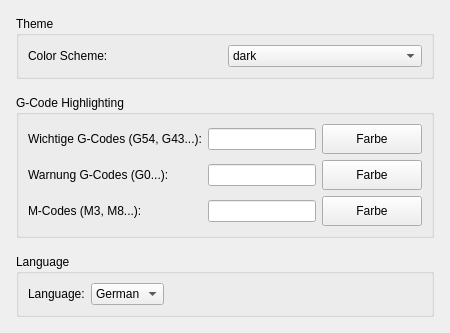
             <widget class="QWidget" name="settings_tab_ui">
              <attribute name="title">
               <string>UI</string>
              </attribute>
              <layout class="QVBoxLayout">
               <property name="spacing">
                <number>16</number>
               </property>
               <property name="margin" stdset="0">
                <number>16</number>
               </property>
               <item>
                <widget class="QGroupBox" name="groupBoxTheme">
                 <property name="title">
                  <string>Theme</string>
                 </property>
                 <layout class="QHBoxLayout">
                  <item>
                   <widget class="QLabel" name="label">
                    <property name="text">
                     <string>Color Scheme:</string>
                    </property>
                   </widget>
                  </item>
                  <item>
                   <widget class="QComboBox" name="combo_theme">
                    <item>
                     <property name="text">
                      <string>dark</string>
                     </property>
                    </item>
                    <item>
                     <property name="text">
                      <string>dark_green</string>
                     </property>
                    </item>
                    <item>
                     <property name="text">
                      <string>dark_orange</string>
                     </property>
                    </item>
                    <item>
                     <property name="text">
                      <string>light</string>
                     </property>
                    </item>
                   </widget>
                  </item>
                 </layout>
                </widget>
               </item>
               
               <item>
                <widget class="QGroupBox" name="groupBox_gc_highlights">
                 <property name="title">
                  <string>G-Code Highlighting</string>
                 </property>
                 <layout class="QGridLayout" name="gridLayout_gc">
                  <item row="0" column="0">
                   <widget class="QLabel" name="lbl_gc_important">
                    <property name="text"><string>Wichtige G-Codes (G54, G43...):</string></property>
                   </widget>
                  </item>
                  <item row="0" column="1">
                   <widget class="QLineEdit" name="le_gc_important"/>
                  </item>
                  <item row="0" column="2">
                   <widget class="QPushButton" name="btn_gc_color_important">
                    <property name="minimumSize"><size><width>100</width><height>30</height></size></property>
                    <property name="text"><string>Farbe</string></property>
                   </widget>
                  </item>
                  <item row="1" column="0">
                   <widget class="QLabel" name="lbl_gc_warning">
                    <property name="text"><string>Warnung G-Codes (G0...):</string></property>
                   </widget>
                  </item>
                  <item row="1" column="1">
                   <widget class="QLineEdit" name="le_gc_warning"/>
                  </item>
                  <item row="1" column="2">
                   <widget class="QPushButton" name="btn_gc_color_warning">
                    <property name="minimumSize"><size><width>100</width><height>30</height></size></property>
                    <property name="text"><string>Farbe</string></property>
                   </widget>
                  </item>
                  <item row="2" column="0">
                   <widget class="QLabel" name="lbl_mc_highlights">
                    <property name="text"><string>M-Codes (M3, M8...):</string></property>
                   </widget>
                  </item>
                  <item row="2" column="1">
                   <widget class="QLineEdit" name="le_mc_highlights"/>
                  </item>
                  <item row="2" column="2">
                   <widget class="QPushButton" name="btn_mc_color">
                    <property name="minimumSize"><size><width>100</width><height>30</height></size></property>
                    <property name="text"><string>Farbe</string></property>
                   </widget>
                  </item>
                 </layout>
                </widget>
               </item>
                 <item>
                  <spacer>
                   <property name="orientation">
                    <enum>Qt::Orientation::Horizontal</enum>
                   </property>
                   <property name="sizeHint" stdset="0">
                    <size>
                     <width>0</width>
                     <height>0</height>
                    </size>
                   </property>
                  </spacer>
                 </item>
              <item>
               <widget class="QGroupBox" name="groupBoxLanguage">
                <property name="title">
                 <string>Language</string>
                </property>
                <layout class="QHBoxLayout">
                 <item>
                  <widget class="QLabel" name="label">
                   <property name="text">
                    <string>Language:</string>
                   </property>
                  </widget>
                 </item>
                 <item>
                  <widget class="QComboBox" name="combo_language">
                   <item>
                    <property name="text">
                     <string>German</string>
                    </property>
                   </item>
                   <item>
                    <property name="text">
                     <string>English</string>
                    </property>
                   </item>
                  </widget>
                 </item>
                 <item>
                  <spacer>
                   <property name="orientation">
                    <enum>Qt::Orientation::Horizontal</enum>
                   </property>
                   <property name="sizeHint" stdset="0">
                    <size>
                     <width>0</width>
                     <height>0</height>
                    </size>
                   </property>
                  </spacer>
                 </item>
                </layout>
               </widget>
              </item>
              <item>
               <spacer>
                <property name="orientation">
                 <enum>Qt::Orientation::Vertical</enum>
                </property>
                <property name="sizeHint" stdset="0">
                 <size>
                  <width>0</width>
                  <height>0</height>
                 </size>
                </property>
               </spacer>
              </item>
             </layout>
            </widget>
